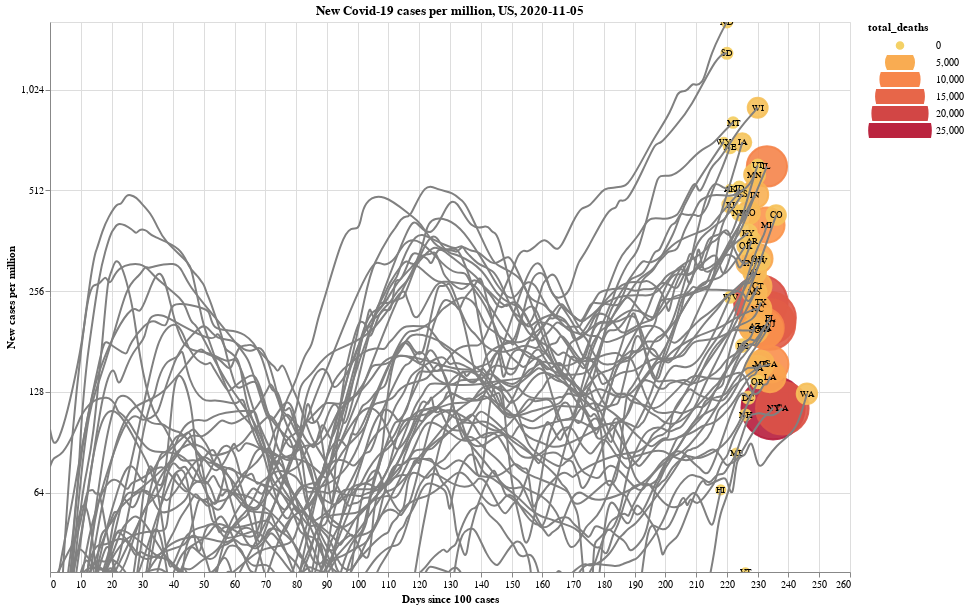

Write notebook code for a chart like this one.
### Code cell
us_tooltip=[
    alt.Tooltip('location:N'),
    alt.Tooltip('date:T'),
    alt.Tooltip('new_cases:Q', format=',.0f'),
    alt.Tooltip('new_cases_per_million:Q', format=',.0f'),
    alt.Tooltip('total_cases:Q', format=',.0f'),
    alt.Tooltip('total_cases_per_million:Q', format=',.0f'),
    alt.Tooltip('total_deaths:Q', format=',.0f'),
    alt.Tooltip('total_deaths_per_million:Q', format=',.0f')
]

#us_df[us_df.abbr != 'MA']
us_timeseries = timeseries_chart(
    us_df,
    y='new_cases_per_million',
    line_quantile=0, 
    tooltip=us_tooltip,
    title='New Covid-19 cases per million, US, {0}'.format(date_str),
    width=800,
    height=550
)
display(us_timeseries)

### Figure 1 — Vega-Lite specification as saved in the notebook (floating-point values rounded to 4 significant figures; data arrays with more than 128 entries replaced by an {"elided": "..."} marker saying what was removed)
{"config": {"view": {"continuousWidth": 400, "continuousHeight": 300}}, "layer": [{"mark": "point", "encoding": {"color": {"type": "quantitative", "field": "total_deaths", "scale": {"scheme": "goldred"}}, "fill": {"type": "quantitative", "field": "total_deaths", "scale": {"scheme": "goldred"}}, "opacity": {"condition": {"value": 0.75, "selection": {"not": "selector003"}}, "value": 0.9}, "order": {"type": "quantitative", "field": "total_deaths", "sort": "descending"}, "size": {"type": "quantitative", "field": "total_deaths", "legend": {"clipHeight": 15}, "scale": {"range": [50, 4000]}}, "tooltip": [{"type": "nominal", "field": "location"}, {"type": "temporal", "field": "date"}, {"type": "quantitative", "field": "new_cases", "format": ",.0f"}, {"type": "quantitative", "field": "new_cases_per_million", "format": ",.0f"}, {"type": "quantitative", "field": "total_cases", "format": ",.0f"}, {"type": "quantitative", "field": "total_cases_per_million", "format": ",.0f"}, {"type": "quantitative", "field": "total_deaths", "format": ",.0f"}, {"type": "quantitative", "field": "total_deaths_per_million", "format": ",.0f"}], "x": {"type": "quantitative", "field": "days_since", "title": "Days since 100 cases"}, "y": {"type": "quantitative", "field": "new_cases_per_million", "scale": {"base": 2, "domain": [37.09, 1632.0], "type": "log"}, "title": "New cases per million"}}, "selection": {"selector004": {"type": "interval", "bind": "scales", "encodings": ["x", "y"]}, "selector003": {"type": "single", "on": "mouseover", "fields": ["location"]}}}, {"mark": {"type": "text", "align": "center", "baseline": "middle", "size": 9}, "encoding": {"text": {"type": "nominal", "field": "abbr"}, "x": {"type": "quantitative", "field": "days_since", "title": "Days since 100 cases"}, "y": {"type": "quantitative", "field": "new_cases_per_million", "scale": {"base": 2, "domain": [37.09, 1632.0], "type": "log"}, "title": "New cases per million"}}}, {"data": {"name": "data-118fd32bd9024d69a859aadfc934ca8e"}, "mark": {"type": "line", "color": "gray", "interpolate": "basis"}, "encoding": {"detail": {"type": "nominal", "field": "location"}, "opacity": {"condition": {"value": 0.2, "selection": {"not": "selector003"}}, "value": 1.0}, "order": {"type": "quantitative", "field": "days_since"}, "x": {"type": "quantitative", "field": "days_since", "title": "Days since 100 cases"}, "y": {"type": "quantitative", "field": "new_cases_per_million", "scale": {"base": 2, "domain": [37.09, 1632.0], "type": "log"}, "title": "New cases per million"}}}], "data": {"name": "data-aae096ceb2aa02dfc4edc125eef86d1a"}, "height": 550, "title": "New Covid-19 cases per million, US, 2020-11-05", "width": 800, "$schema": "https://vega.github.io/schema/vega-lite/v4.8.1.json", "datasets": {"data-aae096ceb2aa02dfc4edc125eef86d1a": [{"abbr": "HI", "location": "Hawaii", "date": "2020-11-05T00:00:00", "population": 1416000.0, "total_cases": 15690.0, "total_cases_per_million": 11080.0, "total_deaths": 219.0, "total_deaths_per_million": 154.7, "new_deaths": 0.8571, "new_cases": 92.43, "new_cases_per_million": 65.28, "min_date": "2020-04-01T00:00:00", "days_since": 218}, {"abbr": "WY", "location": "Wyoming", "date": "2020-11-05T00:00:00", "population": 578800.0, "total_cases": 15410.0, "total_cases_per_million": 26620.0, "total_deaths": 105.0, "total_deaths_per_million": 181.4, "new_deaths": 2.571, "new_cases": 414.6, "new_cases_per_million": 716.3, "min_date": "2020-03-31T00:00:00", "days_since": 219}, {"abbr": "SD", "location": "South Dakota", "date": "2020-11-05T00:00:00", "population": 884700.0, "total_cases": 51150.0, "total_cases_per_million": 57820.0, "total_deaths": 482.0, "total_deaths_per_million": 544.8, "new_deaths": 11.29, "new_cases": 1164.0, "new_cases_per_million": 1316.0, "min_date": "2020-03-30T00:00:00", "days_since": 220}, {"abbr": "ND", "location": "North Dakota", "date": "2020-11-05T00:00:00", "population": 762100.0, "total_cases": 49840.0, "total_cases_per_million": 65400.0, "total_deaths": 468.0, "total_deaths_per_million": 614.1, "new_deaths": 12.29, "new_cases": 1244.0, "new_cases_per_million": 1632.0, "min_date": "2020-03-30T00:00:00", "days_since": 220}, {"abbr": "WV", "location": "West Virginia", "date": "2020-11-05T00:00:00", "population": 1792000.0, "total_cases": 26550.0, "total_cases_per_million": 14810.0, "total_deaths": 480.0, "total_deaths_per_million": 267.8, "new_deaths": 5.286, "new_cases": 440.1, "new_cases_per_million": 245.6, "min_date": "2020-03-29T00:00:00", "days_since": 221}, {"abbr": "AK", "location": "Alaska", "date": "2020-11-05T00:00:00", "population": 731500.0, "total_cases": 18170.0, "total_cases_per_million": 24840.0, "total_deaths": 84.0, "total_deaths_per_million": 114.8, "new_deaths": 1.0, "new_cases": 378.9, "new_cases_per_million": 517.9, "min_date": "2020-03-29T00:00:00", "days_since": 221}, {"abbr": "RI", "location": "Rhode Island", "date": "2020-11-05T00:00:00", "population": 1059000.0, "total_cases": 35750.0, "total_cases_per_million": 33750.0, "total_deaths": 1222.0, "total_deaths_per_million": 1154.0, "new_deaths": 3.857, "new_cases": 491.1, "new_cases_per_million": 463.6, "min_date": "2020-03-29T00:00:00", "days_since": 221}, {"abbr": "NE", "location": "Nebraska", "date": "2020-11-05T00:00:00", "population": 1934000.0, "total_cases": 75890.0, "total_cases_per_million": 39230.0, "total_deaths": 669.0, "total_deaths_per_million": 345.8, "new_deaths": 5.857, "new_cases": 1335.0, "new_cases_per_million": 690.0, "min_date": "2020-03-29T00:00:00", "days_since": 221}, {"abbr": "MT", "location": "Montana", "date": "2020-11-05T00:00:00", "population": 1069000.0, "total_cases": 36970.0, "total_cases_per_million": 34590.0, "total_deaths": 407.0, "total_deaths_per_million": 380.8, "new_deaths": 10.0, "new_cases": 873.6, "new_cases_per_million": 817.4, "min_date": "2020-03-28T00:00:00", "days_since": 222}, {"abbr": "ME", "location": "Maine", "date": "2020-11-05T00:00:00", "population": 1344000.0, "total_cases": 7260.0, "total_cases_per_million": 5401.0, "total_deaths": 150.0, "total_deaths_per_million": 111.6, "new_deaths": 0.5714, "new_cases": 113.3, "new_cases_per_million": 84.28, "min_date": "2020-03-27T00:00:00", "days_since": 223}, {"abbr": "NM", "location": "New Mexico", "date": "2020-11-05T00:00:00", "population": 2097000.0, "total_cases": 50250.0, "total_cases_per_million": 23970.0, "total_deaths": 1059.0, "total_deaths_per_million": 505.0, "new_deaths": 9.714, "new_cases": 917.9, "new_cases_per_million": 437.7, "min_date": "2020-03-26T00:00:00", "days_since": 224}, {"abbr": "ID", "location": "Idaho", "date": "2020-11-05T00:00:00", "population": 1787000.0, "total_cases": 68310.0, "total_cases_per_million": 38230.0, "total_deaths": 664.0, "total_deaths_per_million": 371.6, "new_deaths": 9.286, "new_cases": 932.7, "new_cases_per_million": 521.9, "min_date": "2020-03-26T00:00:00", "days_since": 224}, {"abbr": "IA", "location": "Iowa", "date": "2020-11-05T00:00:00", "population": 3155000.0, "total_cases": 130700.0, "total_cases_per_million": 41440.0, "total_deaths": 1802.0, "total_deaths_per_million": 571.1, "new_deaths": 15.57, "new_cases": 2250.0, "new_cases_per_million": 713.1, "min_date": "2020-03-25T00:00:00", "days_since": 225}, {"abbr": "KS", "location": "Kansas", "date": "2020-11-05T00:00:00", "population": 2913000.0, "total_cases": 92220.0, "total_cases_per_million": 31650.0, "total_deaths": 1087.0, "total_deaths_per_million": 373.1, "new_deaths": 11.43, "new_cases": 1453.0, "new_cases_per_million": 498.7, "min_date": "2020-03-25T00:00:00", "days_since": 225}, {"abbr": "DE", "location": "Delaware", "date": "2020-11-05T00:00:00", "population": 973800.0, "total_cases": 25750.0, "total_cases_per_million": 26450.0, "total_deaths": 716.0, "total_deaths_per_million": 735.3, "new_deaths": 3.857, "new_cases": 171.4, "new_cases_per_million": 176.0, "min_date": "2020-03-25T00:00:00", "days_since": 225}, {"abbr": "VT", "location": "Vermont", "date": "2020-11-05T00:00:00", "population": 624000.0, "total_cases": 2303.0, "total_cases_per_million": 3691.0, "total_deaths": 58.0, "total_deaths_per_million": 92.95, "new_deaths": 0.0, "new_cases": 23.14, "new_cases_per_million": 37.09, "min_date": "2020-03-24T00:00:00", "days_since": 226}, {"abbr": "OK", "location": "Oklahoma", "date": "2020-11-05T00:00:00", "population": 3957000.0, "total_cases": 129900.0, "total_cases_per_million": 32820.0, "total_deaths": 1413.0, "total_deaths_per_million": 357.1, "new_deaths": 15.29, "new_cases": 1383.0, "new_cases_per_million": 349.5, "min_date": "2020-03-24T00:00:00", "days_since": 226}, {"abbr": "NH", "location": "New Hampshire", "date": "2020-11-05T00:00:00", "population": 1360000.0, "total_cases": 11810.0, "total_cases_per_million": 8684.0, "total_deaths": 486.0, "total_deaths_per_million": 357.4, "new_deaths": 0.5714, "new_cases": 148.6, "new_cases_per_million": 109.3, "min_date": "2020-03-24T00:00:00", "days_since": 226}, {"abbr": "MO", "location": "Missouri", "date": "2020-11-05T00:00:00", "population": 6137000.0, "total_cases": 196600.0, "total_cases_per_million": 32030.0, "total_deaths": 3106.0, "total_deaths_per_million": 506.1, "new_deaths": 29.57, "new_cases": 2698.0, "new_cases_per_million": 439.5, "min_date": "2020-03-23T00:00:00", "days_since": 227}, {"abbr": "KY", "location": "Kentucky", "date": "2020-11-05T00:00:00", "population": 4468000.0, "total_cases": 115300.0, "total_cases_per_million": 25800.0, "total_deaths": 1534.0, "total_deaths_per_million": 343.4, "new_deaths": 10.43, "new_cases": 1710.0, "new_cases_per_million": 382.8, "min_date": "2020-03-23T00:00:00", "days_since": 227}, {"abbr": "TN", "location": "Tennessee", "date": "2020-11-05T00:00:00", "population": 6829000.0, "total_cases": 271800.0, "total_cases_per_million": 39800.0, "total_deaths": 3509.0, "total_deaths_per_million": 513.8, "new_deaths": 35.14, "new_cases": 2127.0, "new_cases_per_million": 311.5, "min_date": "2020-03-23T00:00:00", "days_since": 227}, {"abbr": "DC", "location": "District of Columbia", "date": "2020-11-05T00:00:00", "population": 705700.0, "total_cases": 17680.0, "total_cases_per_million": 25050.0, "total_deaths": 650.0, "total_deaths_per_million": 921.0, "new_deaths": 0.7143, "new_cases": 86.86, "new_cases_per_million": 123.1, "min_date": "2020-03-23T00:00:00", "days_since": 227}, {"abbr": "AR", "location": "Arkansas", "date": "2020-11-05T00:00:00", "population": 3018000.0, "total_cases": 117400.0, "total_cases_per_million": 38890.0, "total_deaths": 2037.0, "total_deaths_per_million": 675.0, "new_deaths": 20.43, "new_cases": 1093.0, "new_cases_per_million": 362.0, "min_date": "2020-03-22T00:00:00", "days_since": 228}, {"abbr": "AL", "location": "Alabama", "date": "2020-11-05T00:00:00", "population": 4903000.0, "total_cases": 199200.0, "total_cases_per_million": 40620.0, "total_deaths": 3026.0, "total_deaths_per_million": 617.1, "new_deaths": 16.0, "new_cases": 1430.0, "new_cases_per_million": 291.6, "min_date": "2020-03-21T00:00:00", "days_since": 229}, {"abbr": "MS", "location": "Mississippi", "date": "2020-11-05T00:00:00", "population": 2976000.0, "total_cases": 123900.0, "total_cases_per_million": 41630.0, "total_deaths": 3405.0, "total_deaths_per_million": 1144.0, "new_deaths": 13.57, "new_cases": 757.1, "new_cases_per_million": 254.4, "min_date": "2020-03-21T00:00:00", "days_since": 229}, {"abbr": "MN", "location": "Minnesota", "date": "2020-11-05T00:00:00", "population": 5640000.0, "total_cases": 164900.0, "total_cases_per_million": 29230.0, "total_deaths": 2555.0, "total_deaths_per_million": 453.0, "new_deaths": 19.43, "new_cases": 3222.0, "new_cases_per_million": 571.3, "min_date": "2020-03-21T00:00:00", "days_since": 229}, {"abbr": "SC", "location": "South Carolina", "date": "2020-11-05T00:00:00", "population": 5149000.0, "total_cases": 181600.0, "total_cases_per_million": 35280.0, "total_deaths": 3992.0, "total_deaths_per_million": 775.3, "new_deaths": 14.71, "new_cases": 1007.0, "new_cases_per_million": 195.6, "min_date": "2020-03-21T00:00:00", "days_since": 229}, {"abbr": "AZ", "location": "Arizona", "date": "2020-11-05T00:00:00", "population": 7279000.0, "total_cases": 252800.0, "total_cases_per_million": 34730.0, "total_deaths": 6087.0, "total_deaths_per_million": 836.3, "new_deaths": 24.14, "new_cases": 1470.0, "new_cases_per_million": 201.9, "min_date": "2020-03-21T00:00:00", "days_since": 229}, {"abbr": "IN", "location": "Indiana", "date": "2020-11-05T00:00:00", "population": 6732000.0, "total_cases": 196200.0, "total_cases_per_million": 29140.0, "total_deaths": 4511.0, "total_deaths_per_million": 670.1, "new_deaths": 35.86, "new_cases": 3349.0, "new_cases_per_million": 497.5, "min_date": "2020-03-21T00:00:00", "days_since": 229}, {"abbr": "OR", "location": "Oregon", "date": "2020-11-05T00:00:00", "population": 4218000.0, "total_cases": 47840.0, "total_cases_per_million": 11340.0, "total_deaths": 710.0, "total_deaths_per_million": 168.3, "new_deaths": 5.286, "new_cases": 578.0, "new_cases_per_million": 137.0, "min_date": "2020-03-20T00:00:00", "days_since": 230}, {"abbr": "UT", "location": "Utah", "date": "2020-11-05T00:00:00", "population": 3206000.0, "total_cases": 124300.0, "total_cases_per_million": 38770.0, "total_deaths": 632.0, "total_deaths_per_million": 197.1, "new_deaths": 4.857, "new_cases": 1950.0, "new_cases_per_million": 608.3, "min_date": "2020-03-20T00:00:00", "days_since": 230}, {"abbr": "CT", "location": "Connecticut", "date": "2020-11-05T00:00:00", "population": 3565000.0, "total_cases": 77060.0, "total_cases_per_million": 21610.0, "total_deaths": 4656.0, "total_deaths_per_million": 1306.0, "new_deaths": 6.714, "new_cases": 944.9, "new_cases_per_million": 265.0, "min_date": "2020-03-20T00:00:00", "days_since": 230}, {"abbr": "OH", "location": "Ohio", "date": "2020-11-05T00:00:00", "population": 11690000.0, "total_cases": 235200.0, "total_cases_per_million": 20120.0, "total_deaths": 5461.0, "total_deaths_per_million": 467.2, "new_deaths": 26.57, "new_cases": 3748.0, "new_cases_per_million": 320.6, "min_date": "2020-03-20T00:00:00", "days_since": 230}, {"abbr": "NC", "location": "North Carolina", "date": "2020-11-05T00:00:00", "population": 10490000.0, "total_cases": 285700.0, "total_cases_per_million": 27240.0, "total_deaths": 4548.0, "total_deaths_per_million": 433.6, "new_deaths": 37.86, "new_cases": 2377.0, "new_cases_per_million": 226.7, "min_date": "2020-03-20T00:00:00", "days_since": 230}, {"abbr": "WI", "location": "Wisconsin", "date": "2020-11-05T00:00:00", "population": 5822000.0, "total_cases": 263600.0, "total_cases_per_million": 45270.0, "total_deaths": 2269.0, "total_deaths_per_million": 389.7, "new_deaths": 38.0, "new_cases": 5267.0, "new_cases_per_million": 904.5, "min_date": "2020-03-20T00:00:00", "days_since": 230}, {"abbr": "VA", "location": "Virginia", "date": "2020-11-05T00:00:00", "population": 8536000.0, "total_cases": 187200.0, "total_cases_per_million": 21930.0, "total_deaths": 3688.0, "total_deaths_per_million": 432.1, "new_deaths": 7.429, "new_cases": 1288.0, "new_cases_per_million": 150.9, "min_date": "2020-03-20T00:00:00", "days_since": 230}, {"abbr": "MD", "location": "Maryland", "date": "2020-11-05T00:00:00", "population": 6046000.0, "total_cases": 150000.0, "total_cases_per_million": 24810.0, "total_deaths": 4182.0, "total_deaths_per_million": 691.7, "new_deaths": 7.857, "new_cases": 939.6, "new_cases_per_million": 155.4, "min_date": "2020-03-19T00:00:00", "days_since": 231}, {"abbr": "NV", "location": "Nevada", "date": "2020-11-05T00:00:00", "population": 3080000.0, "total_cases": 105400.0, "total_cases_per_million": 34210.0, "total_deaths": 1824.0, "total_deaths_per_million": 592.2, "new_deaths": 7.857, "new_cases": 972.3, "new_cases_per_million": 315.7, "min_date": "2020-03-19T00:00:00", "days_since": 231}, {"abbr": "TX", "location": "Texas", "date": "2020-11-05T00:00:00", "population": 29000000.0, "total_cases": 935000.0, "total_cases_per_million": 32250.0, "total_deaths": 18450.0, "total_deaths_per_million": 636.4, "new_deaths": 90.57, "new_cases": 6882.0, "new_cases_per_million": 237.3, "min_date": "2020-03-19T00:00:00", "days_since": 231}, {"abbr": "MA", "location": "Massachusetts", "date": "2020-11-05T00:00:00", "population": 6893000.0, "total_cases": 165200.0, "total_cases_per_million": 23960.0, "total_deaths": 10080.0, "total_deaths_per_million": 1463.0, "new_deaths": 19.14, "new_cases": 1371.0, "new_cases_per_million": 198.9, "min_date": "2020-03-18T00:00:00", "days_since": 232}, {"abbr": "PA", "location": "Pennsylvania", "date": "2020-11-05T00:00:00", "population": 12800000.0, "total_cases": 220600.0, "total_cases_per_million": 17230.0, "total_deaths": 8937.0, "total_deaths_per_million": 698.1, "new_deaths": 25.0, "new_cases": 2527.0, "new_cases_per_million": 197.4, "min_date": "2020-03-18T00:00:00", "days_since": 232}, {"abbr": "MI", "location": "Michigan", "date": "2020-11-05T00:00:00", "population": 9987000.0, "total_cases": 218300.0, "total_cases_per_million": 21860.0, "total_deaths": 7833.0, "total_deaths_per_million": 784.3, "new_deaths": 25.71, "new_cases": 4031.0, "new_cases_per_million": 403.7, "min_date": "2020-03-17T00:00:00", "days_since": 233}, {"abbr": "IL", "location": "Illinois", "date": "2020-11-05T00:00:00", "population": 12670000.0, "total_cases": 453800.0, "total_cases_per_million": 35810.0, "total_deaths": 10310.0, "total_deaths_per_million": 813.9, "new_deaths": 52.57, "new_cases": 7654.0, "new_cases_per_million": 604.0, "min_date": "2020-03-17T00:00:00", "days_since": 233}, {"abbr": "NJ", "location": "New Jersey", "date": "2020-11-05T00:00:00", "population": 8882000.0, "total_cases": 247200.0, "total_cases_per_million": 27830.0, "total_deaths": 16400.0, "total_deaths_per_million": 1847.0, "new_deaths": 10.14, "new_cases": 1810.0, "new_cases_per_million": 203.8, "min_date": "2020-03-16T00:00:00", "days_since": 234}, {"abbr": "LA", "location": "Louisiana", "date": "2020-11-05T00:00:00", "population": 4649000.0, "total_cases": 190800.0, "total_cases_per_million": 41050.0, "total_deaths": 5995.0, "total_deaths_per_million": 1290.0, "new_deaths": 12.43, "new_cases": 661.3, "new_cases_per_million": 142.2, "min_date": "2020-03-16T00:00:00", "days_since": 234}, {"abbr": "FL", "location": "Florida", "date": "2020-11-05T00:00:00", "population": 21480000.0, "total_cases": 816400.0, "total_cases_per_million": 38010.0, "total_deaths": 17170.0, "total_deaths_per_million": 799.4, "new_deaths": 45.14, "new_cases": 4578.0, "new_cases_per_million": 213.1, "min_date": "2020-03-16T00:00:00", "days_since": 234}, {"abbr": "GA", "location": "Georgia", "date": "2020-11-05T00:00:00", "population": 10620000.0, "total_cases": 368400.0, "total_cases_per_million": 34690.0, "total_deaths": 8578.0, "total_deaths_per_million": 807.9, "new_deaths": 93.57, "new_cases": 1646.0, "new_cases_per_million": 155.0, "min_date": "2020-03-16T00:00:00", "days_since": 234}, {"abbr": "NY", "location": "New York", "date": "2020-11-05T00:00:00", "population": 19450000.0, "total_cases": 518800.0, "total_cases_per_million": 26670.0, "total_deaths": 25890.0, "total_deaths_per_million": 1331.0, "new_deaths": 14.29, "new_cases": 2234.0, "new_cases_per_million": 114.8, "min_date": "2020-03-15T00:00:00", "days_since": 235}, {"abbr": "CO", "location": "Colorado", "date": "2020-11-05T00:00:00", "population": 5759000.0, "total_cases": 117600.0, "total_cases_per_million": 20430.0, "total_deaths": 2147.0, "total_deaths_per_million": 372.8, "new_deaths": 7.571, "new_cases": 2490.0, "new_cases_per_million": 432.4, "min_date": "2020-03-14T00:00:00", "days_since": 236}, {"abbr": "CA", "location": "California", "date": "2020-11-05T00:00:00", "population": 39510000.0, "total_cases": 944600.0, "total_cases_per_million": 23910.0, "total_deaths": 17820.0, "total_deaths_per_million": 450.9, "new_deaths": 39.14, "new_cases": 4525.0, "new_cases_per_million": 114.5, "min_date": "2020-03-12T00:00:00", "days_since": 238}, {"abbr": "WA", "location": "Washington", "date": "2020-11-05T00:00:00", "population": 7615000.0, "total_cases": 111500.0, "total_cases_per_million": 14640.0, "total_deaths": 2416.0, "total_deaths_per_million": 317.3, "new_deaths": 9.0, "new_cases": 962.4, "new_cases_per_million": 126.4, "min_date": "2020-03-04T00:00:00", "days_since": 246}], "data-118fd32bd9024d69a859aadfc934ca8e": {"elided": "4000 records"}}}
